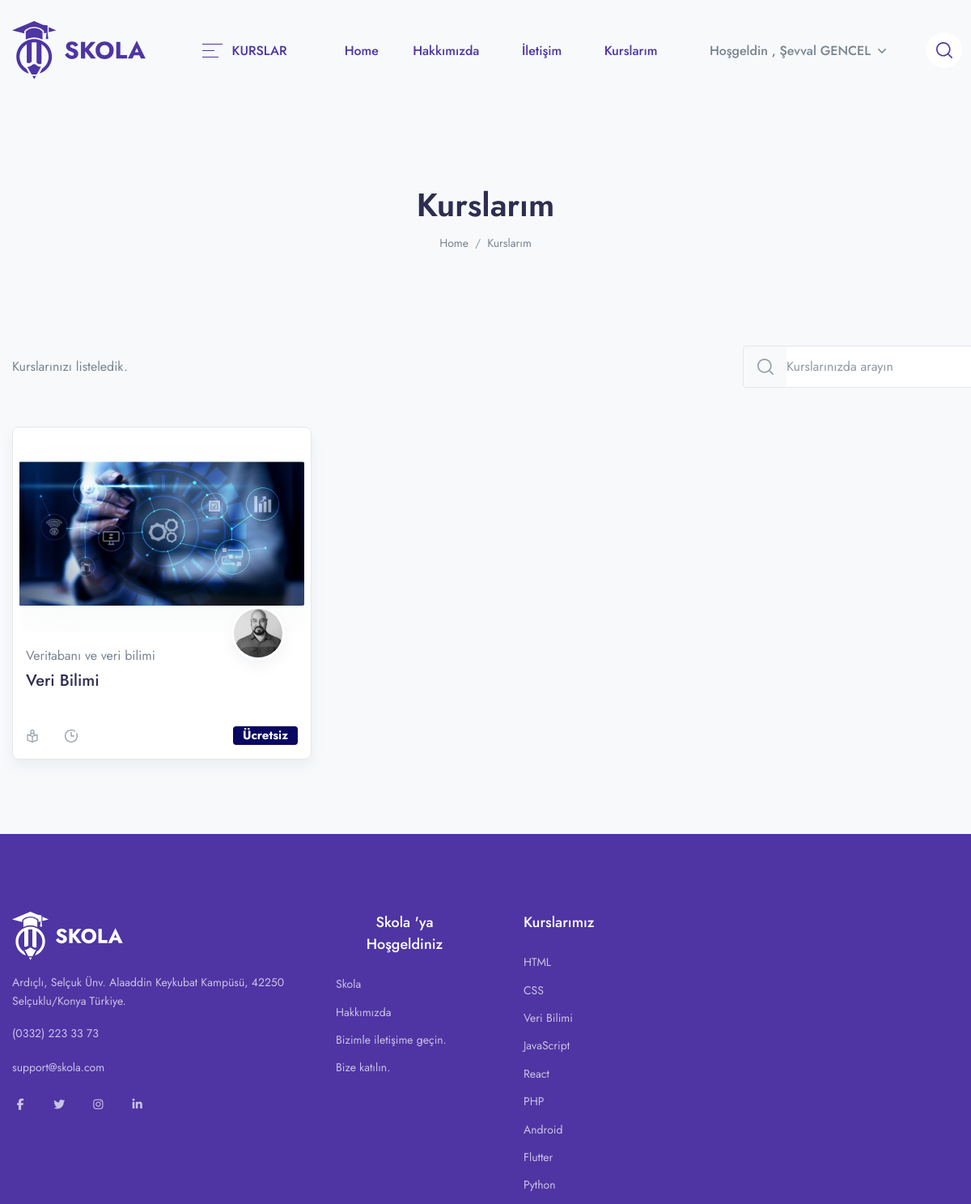
Before: /my-course (signed in) with the older database file.
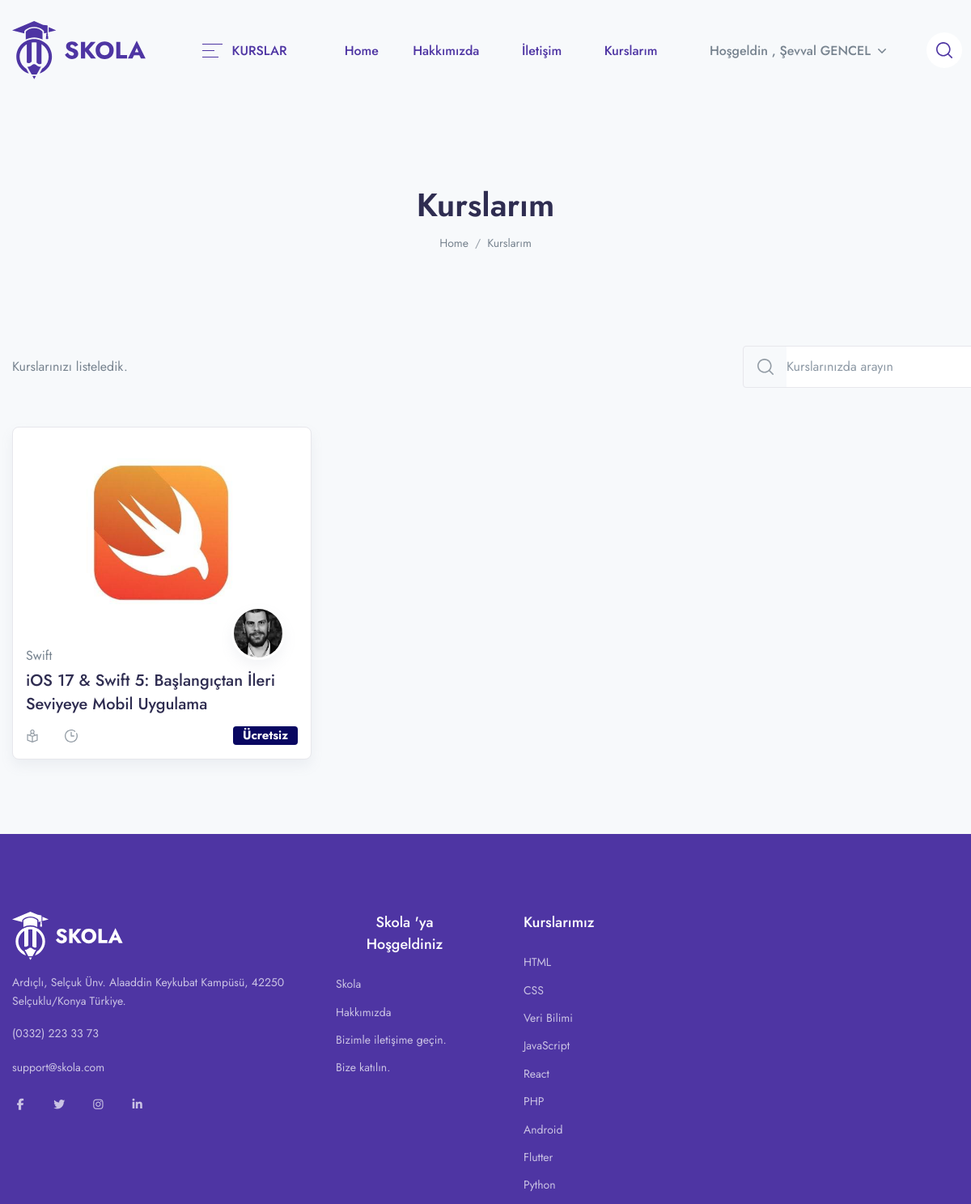
After: the same page with the newer database file.
### app/models.py (models this page shows, shortened)
class UserCourse(models.Model):
    user = models.ForeignKey(User, on_delete=models.CASCADE)
    course = models.ForeignKey(Course, on_delete=models.CASCADE)
    paid = models.BooleanField(default=0)
    date = models.DateTimeField(auto_now_add=True)

class Course(models.Model):
    STATUS = (
        ('PUBLISH','PUBLISH'),
        ('DRAFT', 'DRAFT'),
    )
    featured_image = models.ImageField(upload_to="Media/featured_img",null=True)
    featured_video = models.CharField(max_length=300,null=True)
    title = models.CharField(max_length=500)
    created_at = models.DateField(auto_now_add=True)
    author = models.ForeignKey(Author,on_delete=models.CASCADE,null=True)
    category = models.ForeignKey(Categories,on_delete=models.CASCADE)
    level = models.ForeignKey(Level,on_delete=models.CASCADE,null=True)
    description = models.TextField()
    price = models.IntegerField(null=True,default=0)
    discount = models.IntegerField(null=True)
    language = models.ForeignKey(Language,on_delete=models.CASCADE,null=True)
    Deadline = models.CharField(max_length=100,null=True)
    slug = models.SlugField(default='', max_length=500, null=True, blank=True)
    status = models.CharField(choices=STATUS,max_length=100,null=True)
    Certificate = models.CharField(null=True,max_length=100)

class Author(models.Model):
    author_profile = models.ImageField(upload_to="Media/author")
    name = models.CharField(max_length=100, null=True)
    about_author = models.TextField()

class Categories(models.Model):
    icon = models.CharField(max_length=200,null=True)
    name = models.CharField(max_length=200)

### LMS/views.py (the view)
# urls.py: path('my-course',views.MY_COURSE,name= 'my-course')
def MY_COURSE(request):
    course = UserCourse.objects.filter(user = request.user)
    context = {
        'course' : course,
    }
    return render(request,'course/my-course.html',context)

### templates/course/my-course.html (shortened to what this page needs)
{% extends 'base.html' %}
{% load static %}
{% load course_tags %}
{% block content %}
    <header class="py-8 py-md-11" style="background-image: none;">
        <div class="container text-center py-xl-2">
            <h1 class="display-4 fw-semi-bold mb-0">Kurslarım</h1>
            <nav aria-label="breadcrumb">
                <ol class="breadcrumb breadcrumb-scroll justify-content-center">
                    <li class="breadcrumb-item">
                        <a class="text-gray-800" href="{% url 'home' %}">
                            Home
                        </a>
                    </li>
                    <li class="breadcrumb-item text-gray-800 active" aria-current="page">
                        Kurslarım
                    </li>
                </ol>
            </nav>
        </div>
    </header>
    <div class="container mb-6 mb-xl-8 z-index-2">
        <div class="d-xl-flex align-items-center">
            <p class="mb-xl-0">Kurslarınızı listeledik. </p>
            <div class="ms-xl-auto d-xl-flex flex-wrap">
                <div class="mb-4 mb-xl-0 ms-xl-6">
                   <form class="w-150" method="get" action="{% url 'search_course' %}">
                            <div class="input-group border rounded" >
                                <div class="input-group-prepend">
                                        <button class="btn btn-sm text-secondary icon-xs d-flex align-items-center" type="submit">
                                        </button>
                                </div>
                                    <input class="form-control form-control-sm border-0 ps-0" type="search" placeholder="Kurslarınızda arayın" aria-label="Search" name="query">
                            </div>
                   </form>
                </div>
            </div>
        </div>
    </div>
    <div class="container pb-4 pb-xl-7">
        <div class="row row-cols-md-2 row-cols-xl-3 mb-6 mb-xl-3">
                    {% for i in course %}
                        <div class="col-12 col-md-6 col-xl-4 col-wd-3 pb-4 pb-md-7" style="padding-right:15px;padding-left:15px;">
                            <div class="card border shadow p-2 rounded-lg sk-fade">
                                <div class="card-zoom position-relative">
                                    <a href="{{i.get_absolute_url}}" class="card-img sk-thumbnail img-ratio-9 d-block">
                                        <img class="rounded shadow-light-lg" src="{{i.course.featured_image}}" alt="...">
                                    </a>
                                </div>
                                <div class="card-footer px-2 pb-2 mb-1 pt-4 position-relative">
                                    <a href="{{i.get_absolute_url}}" class="d-block">
                                        <div class="avatar avatar-xl badge-float position-absolute top-0 right-0 mt-n6 me-5 rounded-circle shadow border border-white border-w-lg">
                                            <img src="{{i.course.author.author_profile}}" alt="..." class="avatar-img rounded-circle">
                                        </div>
                                    </a>
                                    <a href="{{i.get_absolute_url}}" ><span class="mb-1 d-inline-block text-gray-800">{{i.course.category.name}}</span></a>
                                    <div class="position-relative">
                                        <a href="{{i.get_absolute_url}}" class="d-block stretched-link"><h4 class="line-clamp-2 h-md-48 h-lg-58 me-md-6 me-lg-10 me-xl-4 mb-2">{{i.course.title}}</h4></a>
                                        <div class="row mx-n2 align-items-end">
                                            <div class="col px-2">
                                                <ul class="nav mx-n3">
                                                    <li class="nav-item px-3">
                                                        <div class="d-flex align-items-center">
                                                            <div class="me-2 d-flex icon-uxs text-secondary">
                                                            </div>
                                                        </div>
                                                    </li>
                                                    <li class="nav-item px-3">
                                                        <div class="d-flex align-items-center">
                                                            <div class="me-2 d-flex icon-uxs text-secondary">
                                                            </div>
                                                        </div>
                                                    </li>
                                                </ul>
                                            </div>
                                                  {% if i.course.price == 0 %}
                                                <div class="col-auto px-2 text-right">
                                                    <ins class="h4 mb-0 d-block mb-lg-n1" ><a href="#" class="badge badge-primary">Ücretsiz </a> </ins>
                                                </div>
                                                  {% else %}
                                                <div class="col-auto px-2 text-right">
                                                    <del class="font-size-sm">₺ {{i.course.price}}</del>
                                                    <ins class="h4 mb-0 d-block mb-lg-n1">₺ {% discount_calculation i.course.price i.course.discount %}</ins>
                                                </div>
                                                  {% endif %}
                                        </div>
                                    </div>
                                </div>
                            </div>
                        </div>
                    {% endfor %}
            </div>
        </div>
{% endblock %}

### templates/components/header.html (shortened to what this page needs)
{% load static %}
<header class="navbar navbar-expand-xl navbar-light" >
    <div class="container">
        <a class="navbar-brand" href="{% url 'home' %}">
                <img src="{% static 'assets/img/brand-gigas.svg' %}" class="navbar-brand-img" alt="...">
        </a>
            <ul class="navbar-nav navbar-vertical ms-xl-4 d-none d-xl-flex">
                <li class="nav-item dropdown">
                    <a class="nav-link pb-4 mb-n4 px-0 pt-0" id="navbarVerticalMenu" data-bs-toggle="dropdown" href="#" aria-haspopup="true" aria-expanded="false">
                        <div class="py-3 px-5 d-flex align-items-center">
                            <div class="me-3 ms-1 text-gigas d-flex">
                                <svg width="25" height="17" viewBox="0 0 25 17" xmlns="http://www.w3.org/2000/svg">
                                    <rect width="25" height="1" fill="currentColor"/>
                                    <rect y="8" width="15" height="1" fill="currentColor"/>
                                    <rect y="16" width="20" height="1" fill="currentColor"/>
                                </svg>
                            </div>
                            <span class="text-gigas fw-medium me-1">KURSLAR</span>
                        </div>
                    </a>
                </li>
            </ul>
            <div class="collapse navbar-collapse z-index-lg" id="navbarCollapse" >
                <ul class="navbar-nav ms-auto">
                    <li class="nav-item dropdown dropdown-full-width ">
                        <a class="nav-link px-xl-4 text-gigas"  href="{% url 'home' %}">
                            <span>Home</span>
                        </a>
                    </li>
                    <li class="nav-item dropdown dropdown-full-width">
                        <a class="nav-link text-gigas"  href="{% url 'about_us' %}">
                            Hakkımızda
                        </a>
                    </li>
                    <li class="nav-item dropdown dropdown-full-width">
                        <a class="nav-link text-gigas"  href="{% url 'contact_us' %}">
                            İletişim
                        </a>
                    </li>
                    <li class="nav-item dropdown dropdown-full-width">
                        <a class="nav-link text-gigas"  href="{% url 'my-course' %}">
                            Kurslarım
                        </a>
                    </li>
                     {% if user.is_authenticated and user.first_name == '' %}
                     <li class="nav-item dropdown border-0 px-1 px-md-3">
                         <a class="nav-link dropdown-toggle" id="user" data-bs-toggle="dropdown" href="#" aria-haspopup="true" aria-expanded="false">
                           Hoşgeldin , {{user.username}}
                        </a>
                        <ul class="dropdown-menu border-xl shadow-none" aria-labelledby="user">
                            <li class="dropdown-item">
                                <a class="dropdown-link active" href="{% url 'profile' %}">
                                    Hesabım
                                </a>
                            </li>
                            <li class="dropdown-item">
                                <a class="dropdown-link" href="">
                                    Enrolled Courses
                                </a>
                            </li>
                            <li class="dropdown-item">
                                <a href="{% url 'logout' %}" class="dropdown-link">
                                    Çıkış yap.
                                </a>
                            </li>
                        </ul>
                    </li>
                    {% elif user.is_authenticated %}
                     <li class="nav-item dropdown border-0 px-1 px-md-3">
                         <a class="nav-link dropdown-toggle" id="user" data-bs-toggle="dropdown" href="#" aria-haspopup="true" aria-expanded="false">
                           Hoşgeldin , {{user.first_name}}&nbsp;{{user.last_name}}
                        </a>
                    </li>
                {% endif %}
                </ul>
            </div>
            <ul class="navbar-nav flex-row ms-n4 ms-sm-auto ms-xl-0 me-n2 me-md-n4">
                <li class="nav-item border-0 px-1 px-md-3 d-none d-370-block d-xl-block">
                    <a class="nav-link d-flex p-3 bg-white-all rounded-circle search-mobile text-gigas icon-xs" data-bs-toggle="collapse" href="#collapseSearchMobile" role="button" aria-expanded="false" aria-controls="collapseSearchMobile">
                    </a>
                </li>
            </ul>
        </div>
    </header>

Changed rows visible on the page:
removed UserCourse: course.featured_image (picture), course.author.author_profile (picture), course.category.name "Veritabanı ve veri bilimi", course "Veri Bilimi", shows "Ücretsiz"
added UserCourse: course.featured_image (picture), course.author.author_profile (picture), course.category.name "Swift", course "iOS 17 & Swift 5: Başlangıçtan İleri Seviyeye Mobil Uygulama", shows "Ücretsiz"
